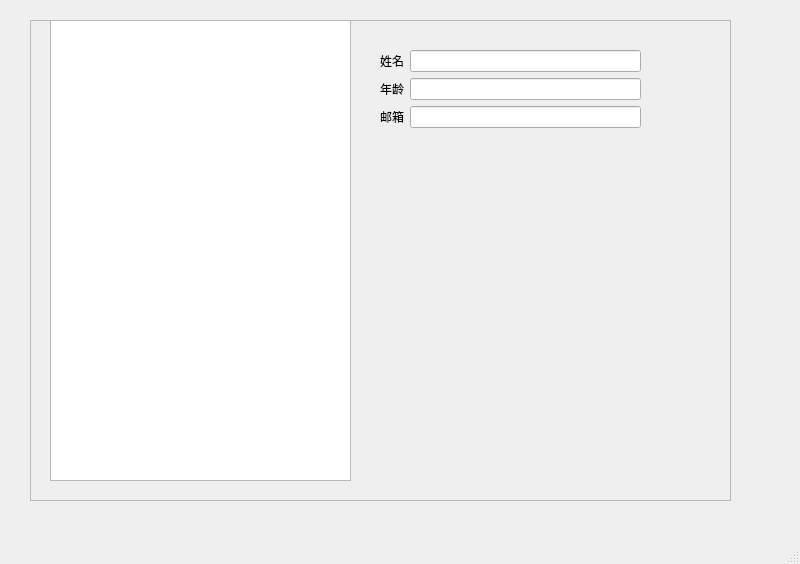
<?xml version="1.0" encoding="UTF-8"?>
<ui version="4.0">
 <class>MainWindow</class>
 <widget class="QMainWindow" name="MainWindow">
  <property name="geometry">
   <rect>
    <x>0</x>
    <y>0</y>
    <width>800</width>
    <height>564</height>
   </rect>
  </property>
  <property name="windowTitle">
   <string>MainWindow</string>
  </property>
  <widget class="QWidget" name="centralwidget">
   <widget class="QWidget" name="verticalLayoutWidget">
    <property name="geometry">
     <rect>
      <x>30</x>
      <y>20</y>
      <width>701</width>
      <height>481</height>
     </rect>
    </property>
    <layout class="QVBoxLayout" name="verticalLayout">
     <item>
      <widget class="QFrame" name="frame">
       <property name="sizePolicy">
        <sizepolicy hsizetype="Expanding" vsizetype="Expanding">
         <horstretch>2</horstretch>
         <verstretch>0</verstretch>
        </sizepolicy>
       </property>
       <property name="frameShape">
        <enum>QFrame::StyledPanel</enum>
       </property>
       <property name="frameShadow">
        <enum>QFrame::Raised</enum>
       </property>
       <widget class="QTreeView" name="treeView">
        <property name="geometry">
         <rect>
          <x>20</x>
          <y>0</y>
          <width>301</width>
          <height>461</height>
         </rect>
        </property>
        <property name="sizePolicy">
         <sizepolicy hsizetype="Expanding" vsizetype="Expanding">
          <horstretch>1</horstretch>
          <verstretch>0</verstretch>
         </sizepolicy>
        </property>
       </widget>
       <widget class="QWidget" name="formLayoutWidget">
        <property name="geometry">
         <rect>
          <x>350</x>
          <y>30</y>
          <width>261</width>
          <height>311</height>
         </rect>
        </property>
        <layout class="QFormLayout" name="formLayout">
         <item row="0" column="0">
          <widget class="QLabel" name="label">
           <property name="text">
            <string>姓名</string>
           </property>
          </widget>
         </item>
         <item row="0" column="1">
          <widget class="QLineEdit" name="lineEdit"/>
         </item>
         <item row="1" column="0">
          <widget class="QLabel" name="label_2">
           <property name="text">
            <string>年龄</string>
           </property>
          </widget>
         </item>
         <item row="1" column="1">
          <widget class="QLineEdit" name="lineEdit_2"/>
         </item>
         <item row="2" column="0">
          <widget class="QLabel" name="label_3">
           <property name="text">
            <string>邮箱</string>
           </property>
          </widget>
         </item>
         <item row="2" column="1">
          <widget class="QLineEdit" name="lineEdit_3"/>
         </item>
        </layout>
       </widget>
      </widget>
     </item>
    </layout>
   </widget>
  </widget>
  <widget class="QMenuBar" name="menubar">
   <property name="geometry">
    <rect>
     <x>0</x>
     <y>0</y>
     <width>800</width>
     <height>26</height>
    </rect>
   </property>
  </widget>
  <widget class="QStatusBar" name="statusbar"/>
 </widget>
 <resources/>
 <connections/>
</ui>
